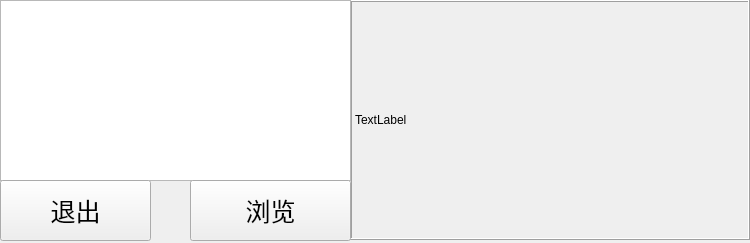
<?xml version="1.0" encoding="UTF-8"?>
<ui version="4.0">
 <class>LookPic</class>
 <widget class="QWidget" name="LookPic">
  <property name="geometry">
   <rect>
    <x>0</x>
    <y>0</y>
    <width>750</width>
    <height>243</height>
   </rect>
  </property>
  <property name="windowTitle">
   <string>Form</string>
  </property>
  <widget class="QLabel" name="label">
   <property name="geometry">
    <rect>
     <x>350</x>
     <y>0</y>
     <width>400</width>
     <height>240</height>
    </rect>
   </property>
   <property name="styleSheet">
    <string notr="true"/>
   </property>
   <property name="frameShape">
    <enum>QFrame::Box</enum>
   </property>
   <property name="frameShadow">
    <enum>QFrame::Raised</enum>
   </property>
   <property name="lineWidth">
    <number>1</number>
   </property>
   <property name="text">
    <string>TextLabel</string>
   </property>
  </widget>
  <widget class="QListWidget" name="listWidget">
   <property name="geometry">
    <rect>
     <x>0</x>
     <y>0</y>
     <width>351</width>
     <height>181</height>
    </rect>
   </property>
   <property name="font">
    <font>
     <pointsize>15</pointsize>
    </font>
   </property>
  </widget>
  <widget class="QPushButton" name="browseBtn">
   <property name="geometry">
    <rect>
     <x>190</x>
     <y>180</y>
     <width>161</width>
     <height>61</height>
    </rect>
   </property>
   <property name="font">
    <font>
     <pointsize>19</pointsize>
    </font>
   </property>
   <property name="text">
    <string>浏览</string>
   </property>
  </widget>
  <widget class="QPushButton" name="return_btn">
   <property name="geometry">
    <rect>
     <x>0</x>
     <y>180</y>
     <width>151</width>
     <height>61</height>
    </rect>
   </property>
   <property name="font">
    <font>
     <pointsize>19</pointsize>
    </font>
   </property>
   <property name="text">
    <string>退出</string>
   </property>
  </widget>
 </widget>
 <resources/>
 <connections/>
</ui>
